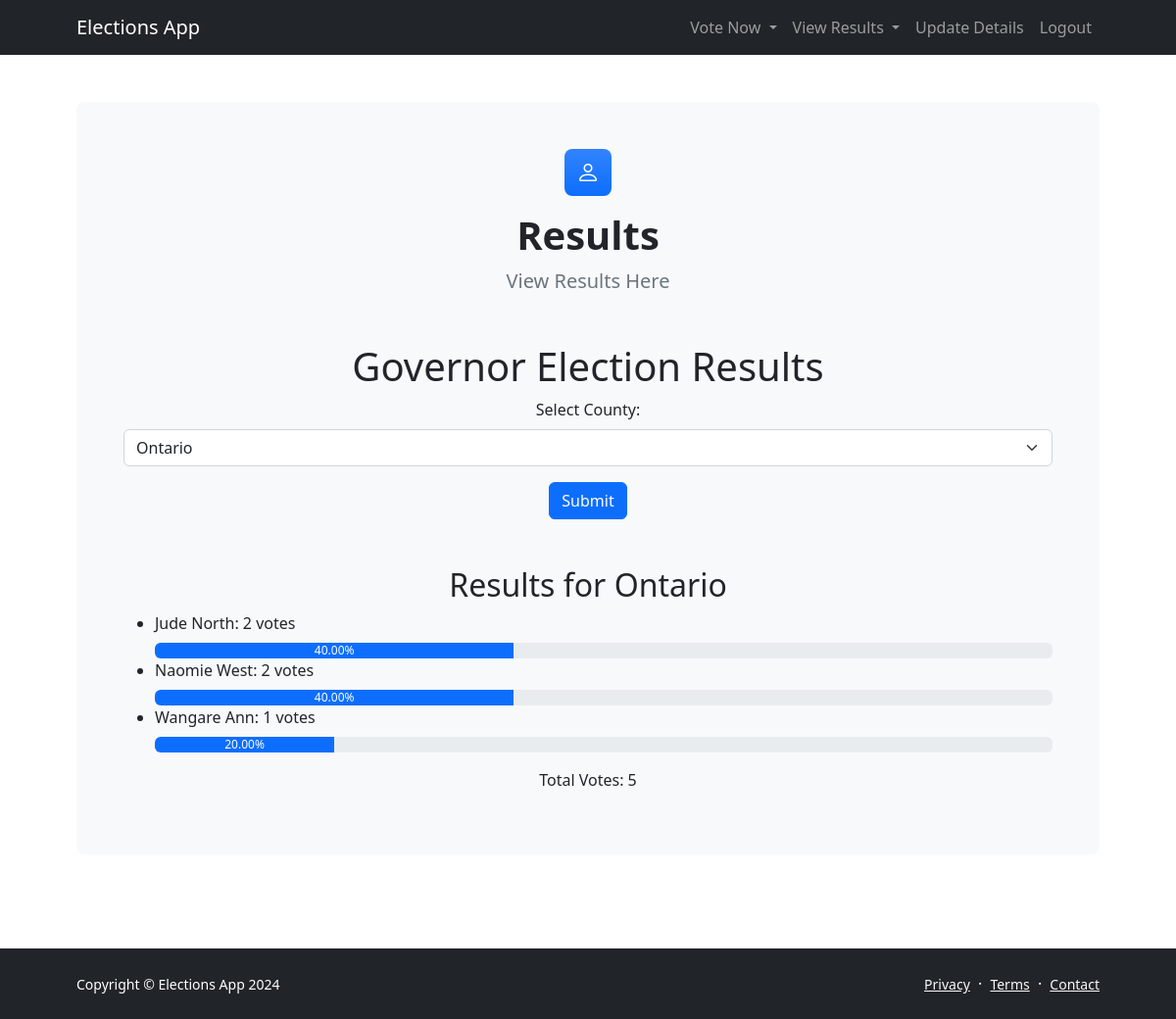
The page /results/governor (signed in) on the database as committed earlier.
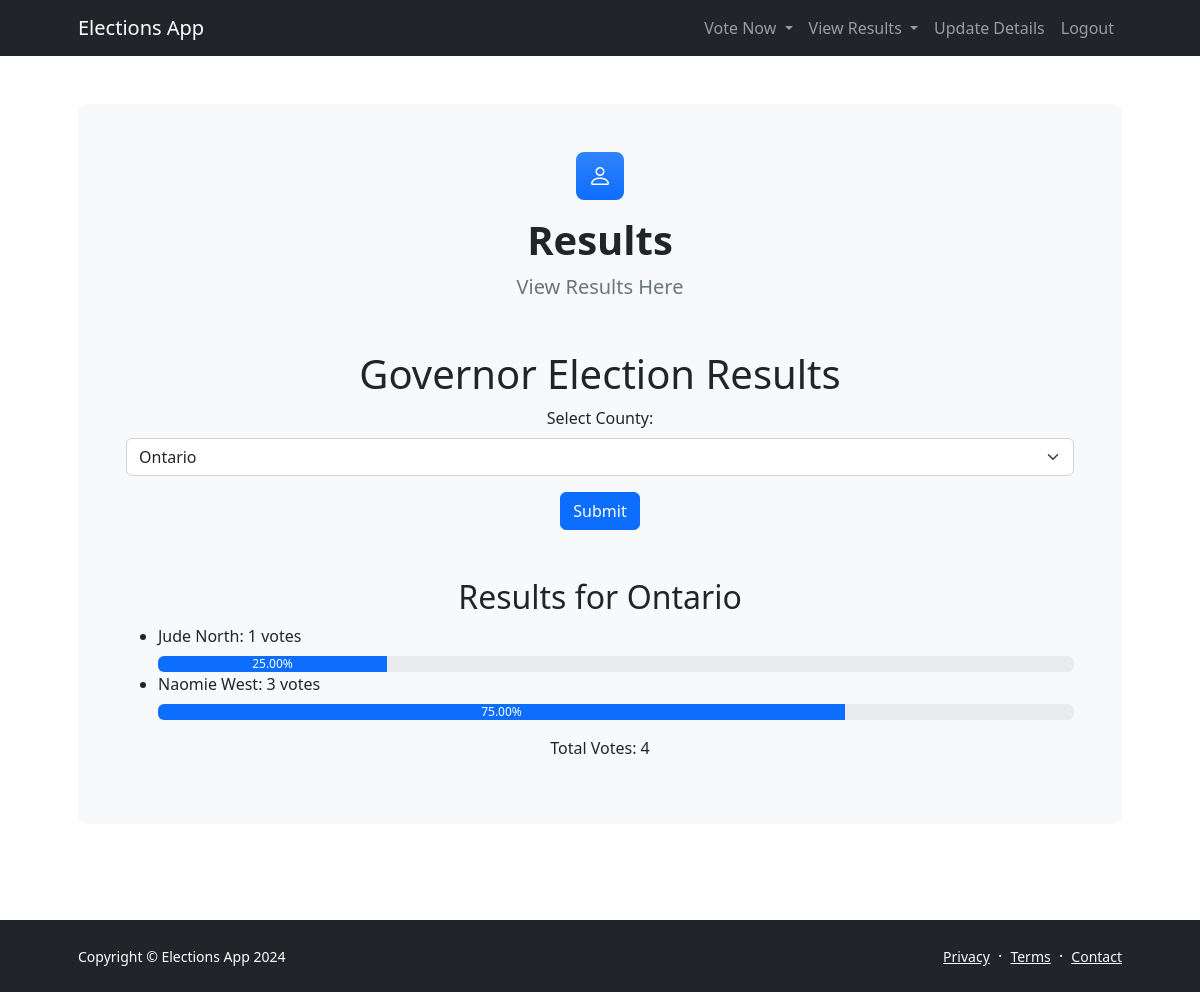
The same page on the database as committed later.
### app/models.py (models this page shows)
class Voter(db.Model):
    id = db.Column(db.Integer, primary_key=True)
    national_id = db.Column(db.String(20), unique=True, nullable=False)
    county = db.Column(db.String(100), nullable=False)
    name = db.Column(db.String(100), nullable=False)
    phone_number = db.Column(db.String(20), nullable=True)
    email = db.Column(db.String(100), nullable=True)
    password_hash = db.Column(db.String(128))  # New field for storing hashed passwords
    votes_president = db.relationship('Vote_president', backref='voter', lazy=True)
    votes_governor = db.relationship('Vote_governor', backref='voter', lazy=True)

class Governor(db.Model):
    id = db.Column(db.Integer, primary_key=True)
    national_id = db.Column(db.String(20), unique=True, nullable=False)
    name = db.Column(db.String(100), nullable=False)
    party_name = db.Column(db.String(100), nullable=False)
    county = db.Column(db.String(50), nullable=False)
    party_color = Column(String(20), nullable=False)

### app/routes.py (the view)
@app.route('/results/governor', methods=['GET', 'POST'])
def governor_election_results():
    counties = db.session.query(Voter.county).distinct().all()  # Get distinct counties
    print(counties)
    if request.method == 'POST':
        selected_county = request.form.get('county')
        if selected_county:
            governor_results = db.session.query(Governor.name, func.count(Vote_governor.id)) \
                .join(Vote_governor, Governor.id == Vote_governor.governor_id) \
                .join(Voter, Voter.id == Vote_governor.voter_id) \
                .filter(Voter.county == selected_county) \
                .group_by(Governor.name).all()
            total_votes = db.session.query(func.count(Vote_governor.id)) \
                .join(Voter, Voter.id == Vote_governor.voter_id) \
                .filter(Voter.county == selected_county).scalar()
            return render_template('governor_results.html', governor_results=governor_results, total_votes=total_votes, selected_county=selected_county, counties=counties)
    else:
        if 'voter_logged_in' in session:
            national_id = session.get('national_id')
            try:
                voter = Voter.query.filter_by(national_id=national_id).one()
                selected_county = voter.county
            except NoResultFound:
                flash('No voter found with the provided national ID.', 'error')
                return redirect(url_for('home'))
        else:
            flash('You need to be logged in to view results.', 'error')
            return redirect(url_for('voter_login'))
        governor_results = db.session.query(Governor.name, func.count(Vote_governor.id)) \
            .join(Vote_governor, Governor.id == Vote_governor.governor_id) \
            .join(Voter, Voter.id == Vote_governor.voter_id) \
            .filter(Voter.county == selected_county) \
            .group_by(Governor.name).all()
        total_votes = db.session.query(func.count(Vote_governor.id)) \
            .join(Voter, Voter.id == Vote_governor.voter_id) \
            .filter(Voter.county == selected_county).scalar()
        return render_template('governor_results.html', governor_results=governor_results, total_votes=total_votes, selected_county=selected_county, counties=counties)

### app/templates/governor_results.html (shortened to what this page needs)
<!DOCTYPE html>
<html lang="en">
<head>
    <link href="https://cdn.jsdelivr.net/npm/bootstrap@5.2.3/dist/css/bootstrap.min.css" rel="stylesheet">
    <link href="https://cdn.jsdelivr.net/npm/bootstrap-icons@1.5.0/font/bootstrap-icons.css" rel="stylesheet">
    <link href="{{ url_for('static', filename='css/styles.css') }}" rel="stylesheet" />
</head>
<body class="d-flex flex-column">
    <main class="flex-shrink-0">
        <nav class="navbar navbar-expand-lg navbar-dark bg-dark">
            <div class="container px-5">
                <a class="navbar-brand" href="{{ url_for('home') }}">Elections App</a>
                <div class="collapse navbar-collapse" id="navbarSupportedContent">
                    <ul class="navbar-nav ms-auto mb-2 mb-lg-0">
                        <li class="nav-item dropdown">
                            <a class="nav-link dropdown-toggle" href="#" id="navbarDropdown" role="button" data-bs-toggle="dropdown" aria-expanded="false">
                                Vote Now
                            </a>
                        </li>
                        <li class="nav-item dropdown">
                            <a class="nav-link dropdown-toggle" href="#" id="navbarDropdown" role="button" data-bs-toggle="dropdown" aria-expanded="false">
                                View Results
                            </a>
                        </li>
                        <li class="nav-item"><a class="nav-link" href="{{ url_for('update_voter', national_id='ENTER_NATIONAL_ID_HERE') }}">Update Details</a></li>
                        <li class="nav-item"><a class="nav-link" href="/voter/logout">Logout</a></li>
                    </ul>
                </div>
            </div>
        </nav>
        <section class="py-5 d-flex justify-content-center align-items-center">
            <div class="container px-5">
                <div class="bg-light rounded-3 py-5 px-4 px-md-5 mb-5">
                    <div class="text-center mb-5">
                        <div class="feature bg-primary bg-gradient text-white rounded-3 mb-3"><i class="bi bi-person"></i></div>
                        <h1 class="fw-bolder">Results</h1>
                        <p class="lead fw-normal text-muted mb-0">View Results Here</p>
                    </div>
                    <h1 class="text-center">Governor Election Results</h1>
                    <form method="post" action="{{ url_for('governor_election_results') }}" class="text-center">
                        <label for="county" class="form-label">Select County:</label>
                        <select class="form-select" id="county" name="county">
                            {% for county in counties %}
                                <option value="{{ county[0] }}" {% if county[0] == selected_county %}selected{% endif %}>{{ county[0] }}</option>
                            {% endfor %}
                        </select>
                        <button type="submit" class="btn btn-primary mt-3">Submit</button>
                    </form>
                    <h2 class="mt-5 text-center">Results for {{ selected_county }}</h2>
                    <div>
                        <ul>
                            {% for result in governor_results %}
                                <li>{{ result[0] }}: {{ result[1] }} votes</li>
                                <div class="progress mt-2">
                                    <div class="progress-bar" role="progressbar" style="width: {{ (result[1]/total_votes)*100 }}%" aria-valuenow="{{ (result[1]/total_votes)*100 }}" aria-valuemin="0" aria-valuemax="100">
                                        {{ '%.2f' % ((result[1]/total_votes)*100) }}%
                                    </div>
                                </div>
                            {% endfor %}
                        </ul>
                        <p class="text-center mt-3">Total Votes: {{ total_votes }}</p>
                    </div>
                </div>
            </div>
        </section>
    </main>
    <footer class="bg-dark py-4 mt-auto">
        <div class="container px-5">
            <div class="row align-items-center justify-content-between flex-column flex-sm-row">
                <div class="col-auto"><div class="small m-0 text-white">Copyright &copy; Elections App 2024</div></div>
                <div class="col-auto">
                    <a class="link-light small" href="#!">Privacy</a>
                    <span class="text-white mx-1">&middot;</span>
                    <a class="link-light small" href="#!">Terms</a>
                    <span class="text-white mx-1">&middot;</span>
                    <a class="link-light small" href="#!">Contact</a>
                </div>
            </div>
        </div>
    </footer>
</body>
</html>

Rows that differ between the two databases and show on the page:
no longer on this page (row edited): Governor: name "Wangare Ann", result "1", {{ (result[1]/total_votes)*100 }} 20.0 (drawn), value "20.00"
changed Governor "Jude North": result "2" → "1"; {{ (result[1]/total_votes)*100 }} 40.0 → 25.0 (drawn); value "40.00" → "25.00"
changed Governor "Naomie West": result "2" → "3"; {{ (result[1]/total_votes)*100 }} 40.0 → 75.0 (drawn); value "40.00" → "75.00"
Other text that changed with them:
{{ total_votes }}: "5" → "4"
